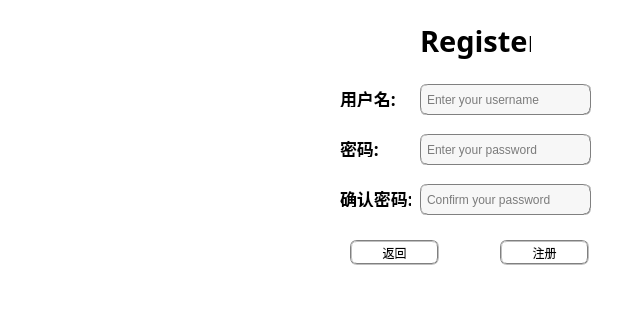
<?xml version="1.0" encoding="UTF-8"?>
<ui version="4.0">
 <class>registerui</class>
 <widget class="QWidget" name="registerui">
  <property name="geometry">
   <rect>
    <x>0</x>
    <y>0</y>
    <width>630</width>
    <height>320</height>
   </rect>
  </property>
  <property name="windowTitle">
   <string>Form</string>
  </property>
  <property name="styleSheet">
   <string notr="true">background-color: rgb(255, 255, 255);</string>
  </property>
  <widget class="QLineEdit" name="lineEdit">
   <property name="geometry">
    <rect>
     <x>420</x>
     <y>84</y>
     <width>171</width>
     <height>31</height>
    </rect>
   </property>
   <property name="styleSheet">
    <string notr="true">background-color: rgb(247, 247, 247);
border:1px groove gray;border-radius:
7px;padding:2px 4px;
font: 10pt &quot;Candara&quot;;</string>
   </property>
   <property name="placeholderText">
    <string>Enter your username</string>
   </property>
  </widget>
  <widget class="QLineEdit" name="lineEdit_2">
   <property name="geometry">
    <rect>
     <x>420</x>
     <y>134</y>
     <width>171</width>
     <height>31</height>
    </rect>
   </property>
   <property name="styleSheet">
    <string notr="true">background-color: rgb(247, 247, 247);
border:1px groove gray;border-radius:
7px;padding:2px 4px;
font: 10pt &quot;Candara&quot;;</string>
   </property>
   <property name="echoMode">
    <enum>QLineEdit::Password</enum>
   </property>
   <property name="placeholderText">
    <string>Enter your password</string>
   </property>
  </widget>
  <widget class="QLineEdit" name="lineEdit_3">
   <property name="geometry">
    <rect>
     <x>420</x>
     <y>184</y>
     <width>171</width>
     <height>31</height>
    </rect>
   </property>
   <property name="styleSheet">
    <string notr="true">background-color: rgb(247, 247, 247);
border:1px groove gray;border-radius:
7px;padding:2px 4px;
font: 10pt &quot;Candara&quot;;</string>
   </property>
   <property name="text">
    <string/>
   </property>
   <property name="echoMode">
    <enum>QLineEdit::Password</enum>
   </property>
   <property name="placeholderText">
    <string>Confirm your password</string>
   </property>
  </widget>
  <widget class="QPushButton" name="pushButton">
   <property name="geometry">
    <rect>
     <x>350</x>
     <y>240</y>
     <width>89</width>
     <height>25</height>
    </rect>
   </property>
   <property name="styleSheet">
    <string notr="true">border:2px groove gray;border-radius:
7px;padding:2px 4px;
font: 12pt &quot;Candara&quot;;</string>
   </property>
   <property name="text">
    <string>返回</string>
   </property>
  </widget>
  <widget class="QPushButton" name="pushButton_2">
   <property name="geometry">
    <rect>
     <x>500</x>
     <y>240</y>
     <width>89</width>
     <height>25</height>
    </rect>
   </property>
   <property name="styleSheet">
    <string notr="true">border:2px groove gray;border-radius:
7px;padding:2px 4px;
font: 12pt &quot;Candara&quot;;</string>
   </property>
   <property name="text">
    <string>注册</string>
   </property>
  </widget>
  <widget class="QLabel" name="label">
   <property name="geometry">
    <rect>
     <x>340</x>
     <y>90</y>
     <width>67</width>
     <height>17</height>
    </rect>
   </property>
   <property name="font">
    <font>
     <family>Umpush</family>
     <pointsize>13</pointsize>
     <weight>75</weight>
     <bold>true</bold>
    </font>
   </property>
   <property name="text">
    <string>用户名:</string>
   </property>
  </widget>
  <widget class="QLabel" name="label_2">
   <property name="geometry">
    <rect>
     <x>340</x>
     <y>140</y>
     <width>67</width>
     <height>17</height>
    </rect>
   </property>
   <property name="font">
    <font>
     <family>Umpush</family>
     <pointsize>13</pointsize>
     <weight>75</weight>
     <bold>true</bold>
    </font>
   </property>
   <property name="text">
    <string>密码:</string>
   </property>
  </widget>
  <widget class="QLabel" name="label_3">
   <property name="geometry">
    <rect>
     <x>340</x>
     <y>190</y>
     <width>71</width>
     <height>17</height>
    </rect>
   </property>
   <property name="font">
    <font>
     <family>Umpush</family>
     <pointsize>13</pointsize>
     <weight>75</weight>
     <bold>true</bold>
    </font>
   </property>
   <property name="text">
    <string>确认密码:</string>
   </property>
  </widget>
  <widget class="QLabel" name="label_4">
   <property name="geometry">
    <rect>
     <x>420</x>
     <y>20</y>
     <width>111</width>
     <height>41</height>
    </rect>
   </property>
   <property name="font">
    <font>
     <family>Sawasdee</family>
     <pointsize>22</pointsize>
     <weight>75</weight>
     <bold>true</bold>
    </font>
   </property>
   <property name="text">
    <string>Register</string>
   </property>
  </widget>
  <widget class="QLabel" name="label_5">
   <property name="geometry">
    <rect>
     <x>10</x>
     <y>40</y>
     <width>291</width>
     <height>221</height>
    </rect>
   </property>
   <property name="text">
    <string/>
   </property>
  </widget>
 </widget>
 <resources/>
 <connections/>
</ui>
